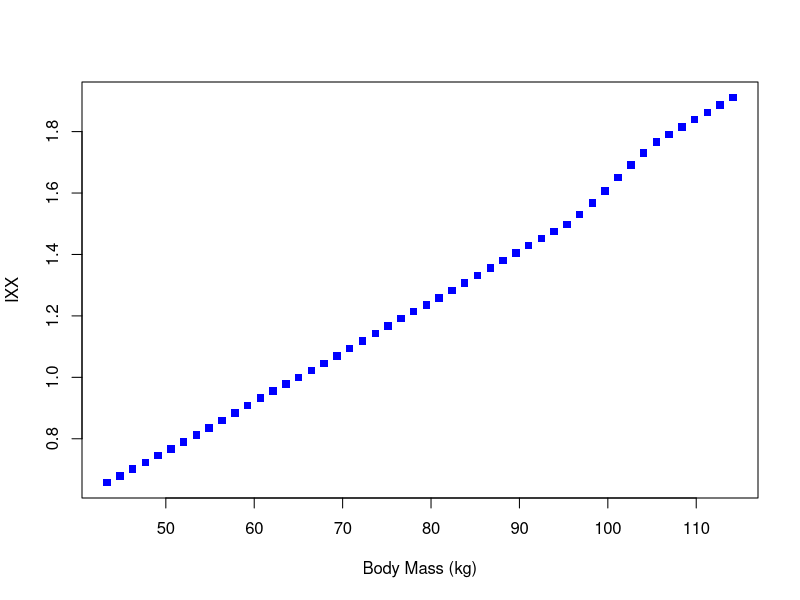

Write the R code that produced this figure.
library(tidyverse)
library(readxl)

BMI_data <- read_excel("for_R.xlsx")
print(BMI_data)
wt <- BMI_data$Weight
IYY <- BMI_data$IYY
IYY_rat <- BMI_data$IYYRatio
IXX <- BMI_data$IXX
IXX_rat <- BMI_data$IXXRatio

BMI <- BMI_data$BMI
BMI_R <- BMI_data$BMI_Ratio
plot(wt,IXX_rat, pch = 15,col = "blue",xlab = "Body Mass (kg)",ylab = "IXX")
#axis(side = 1, lwd = 2)
#axis(side = 2, lwd = 2)
#print(IXX_rat)